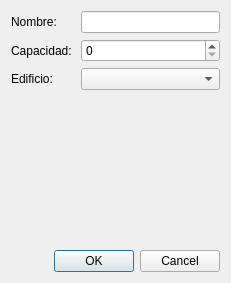
<?xml version="1.0" encoding="UTF-8"?>
<ui version="4.0">
 <class>Dialog</class>
 <widget class="QDialog" name="Dialog">
  <property name="geometry">
   <rect>
    <x>0</x>
    <y>0</y>
    <width>231</width>
    <height>283</height>
   </rect>
  </property>
  <property name="windowTitle">
   <string>Dialog</string>
  </property>
  <layout class="QVBoxLayout" name="verticalLayout">
   <item>
    <layout class="QFormLayout" name="formLayout">
     <item row="0" column="0">
      <widget class="QLabel" name="lblNombre">
       <property name="text">
        <string>Nombre: </string>
       </property>
      </widget>
     </item>
     <item row="0" column="1">
      <widget class="QLineEdit" name="txtNombre"/>
     </item>
     <item row="1" column="0">
      <widget class="QLabel" name="label_2">
       <property name="text">
        <string>Capacidad: </string>
       </property>
      </widget>
     </item>
     <item row="1" column="1">
      <widget class="QSpinBox" name="spCapacidad"/>
     </item>
     <item row="2" column="0">
      <widget class="QLabel" name="label_3">
       <property name="text">
        <string>Edificio: </string>
       </property>
      </widget>
     </item>
     <item row="2" column="1">
      <widget class="QComboBox" name="cbEdificio"/>
     </item>
    </layout>
   </item>
   <item>
    <widget class="QDialogButtonBox" name="buttonBox">
     <property name="orientation">
      <enum>Qt::Orientation::Horizontal</enum>
     </property>
     <property name="standardButtons">
      <set>QDialogButtonBox::StandardButton::Cancel|QDialogButtonBox::StandardButton::Ok</set>
     </property>
    </widget>
   </item>
  </layout>
 </widget>
 <resources/>
 <connections>
  <connection>
   <sender>buttonBox</sender>
   <signal>accepted()</signal>
   <receiver>Dialog</receiver>
   <slot>accept()</slot>
   <hints>
    <hint type="sourcelabel">
     <x>248</x>
     <y>254</y>
    </hint>
    <hint type="destinationlabel">
     <x>157</x>
     <y>274</y>
    </hint>
   </hints>
  </connection>
  <connection>
   <sender>buttonBox</sender>
   <signal>rejected()</signal>
   <receiver>Dialog</receiver>
   <slot>reject()</slot>
   <hints>
    <hint type="sourcelabel">
     <x>316</x>
     <y>260</y>
    </hint>
    <hint type="destinationlabel">
     <x>286</x>
     <y>274</y>
    </hint>
   </hints>
  </connection>
 </connections>
</ui>
